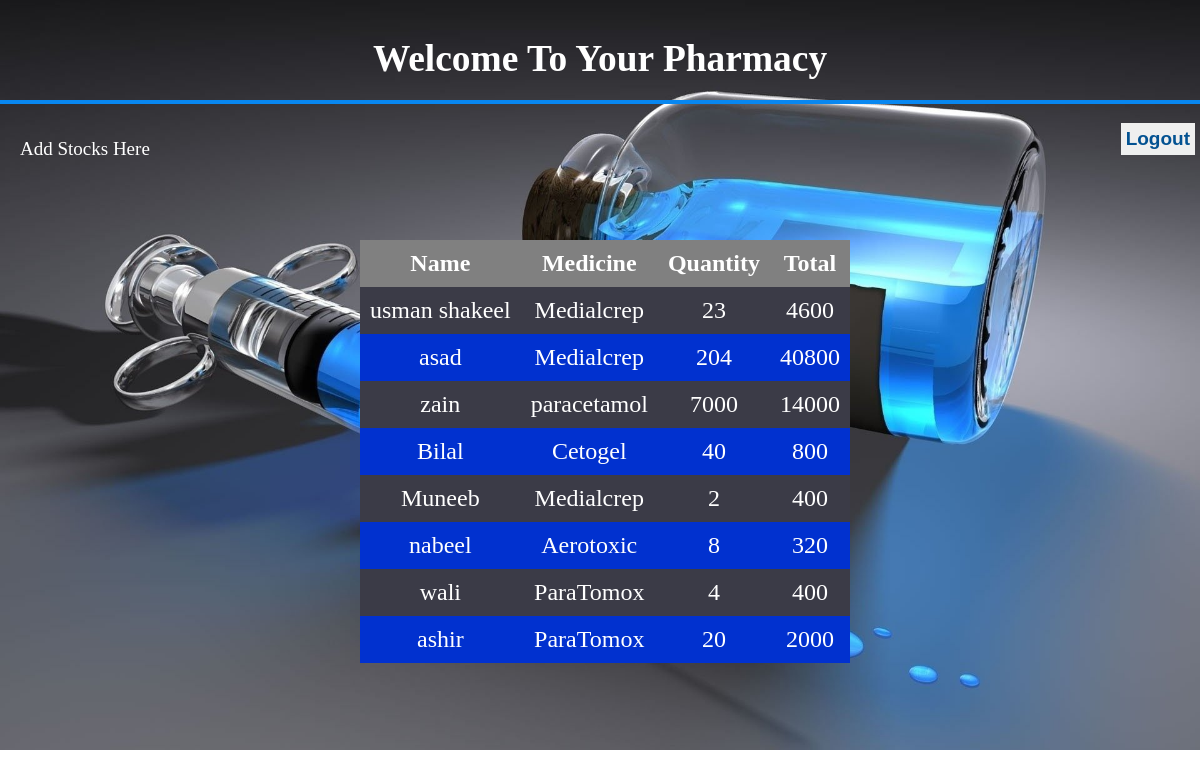
Screenshot of /stocks/showuser with the database file from the repository.
### customers/models.py (models this page shows)
class Bill(models.Model):
    name=models.CharField(max_length=30)
    medi=models.CharField(max_length=30)
    total=models.IntegerField()
    qty=models.IntegerField()

### stocks/views.py (the view)
# urls.py: path('showuser',views.ShowUser,name='show-user')
def ShowUser(request):
    data=Bill.objects.all()
    return render(request,'user_data.html',{'data':data})

### stocks/templates/user_data.html (shortened to what this page needs)
{% extends 'page1.html' %}
{% block start %}
   <div id=nav-bar>
            <center> <h3>  <strong>"</strong> Welcome To Your Pharmacy  <strong>"</strong>
                </h3></center>
                <form action="/accounts/logout/" method=post id=logout>
                        <input type="submit" value="Logout" name=logout>
                        </form>
                <a href="{% url 'stocks-app:add-stock' %}" id=a1>Add Stocks Here </a>
        </div>
            <div id=detail-table>
                        <img src="/usman_static/images2.jpg" alt="medicine-background" height=100% width=100%>
                        <table>
                                <tr>
                                    <th>
                                        Name
                                    </th>
                                    <th>
                                        Medicine
                                    </th>
                                    <th>
                                        Quantity
                                    </th>
                                    <th>
                                        Total
                                    </th>
                                </tr>
                            {% for item in data %}
                            <tr>
                                <td>
                                    {{item.name}}
                                </td>
                                <td>
                                    {{item.medi}}
                                </td>
                                <td>
                                        {{item.qty}}
                                    </td>
                                <td>
                                    {{item.total}}
                                </td>
                            </tr>
                            {% endfor %}
                            </table></div>
{% endblock %}

### templates/page1.html (shortened to what this page needs)
<!DOCTYPE html>
<html lang="en">
<head>
    <link rel="stylesheet" href="/usman_static/style.css">
</head>
<body>
    {%  block start %}
    {% endblock %}
</body>
</html>

### assets/style.css (style rules this page uses)
body { margin:0; padding:0; }
#nav-bar { background: transparent; height:100px; width:100%; top:0; border:none; position: absolute; border-bottom:4px solid rgb(8, 135, 240); z-index: 1; font-size: 2em; transition: 1.5s; color:white; }
#login-admin input[type=text],[type=password] ,[type=submit] { font-size:1em; margin-top:9px; text-align: center; color:rgb(3, 82, 146); }
#logout input[type=submit] { float:right; bordeR:none; padding:5px; margin:5px; font-size: 1.5em; cursor:pointer; font-size:19px; font-weight: bolder; transition: .5s; }
#a1,#a2 { text-decoration: none; margin:20px; float:left; font-size:19px; z-index: -1; color:white; }
#detail-table table { position: absolute; top:30%; left:30%; font-size:1.5em; }
#detail-table table { border-collapse: collapse; }
#detail-table table th { background-color: gray; color:white; padding:10px; margin:0; }
#detail-table table td { padding:10px; text-align: center; }
#detail-table table tr { text-decoration: none; background-color: rgb(1, 49, 207); color:white; transition: .5s; }
#detail-table table tr:nth-child(even) { background-color: rgb(59, 59, 71); transition: .5s; }

### rows the page displays
Bill: name "usman shakeel", medi "Medialcrep", qty "23", total "4600"
Bill: name "asad", medi "Medialcrep", qty "204", total "40800"
Bill: name "zain", medi "paracetamol", qty "7000", total "14000"
Bill: name "Bilal", medi "Cetogel", qty "40", total "800"
Bill: name "Muneeb", medi "Medialcrep", qty "2", total "400"
Bill: name "nabeel", medi "Aerotoxic", qty "8", total "320"
Bill: name "wali", medi "ParaTomox", qty "4", total "400"
Bill: name "ashir", medi "ParaTomox", qty "20", total "2000"
